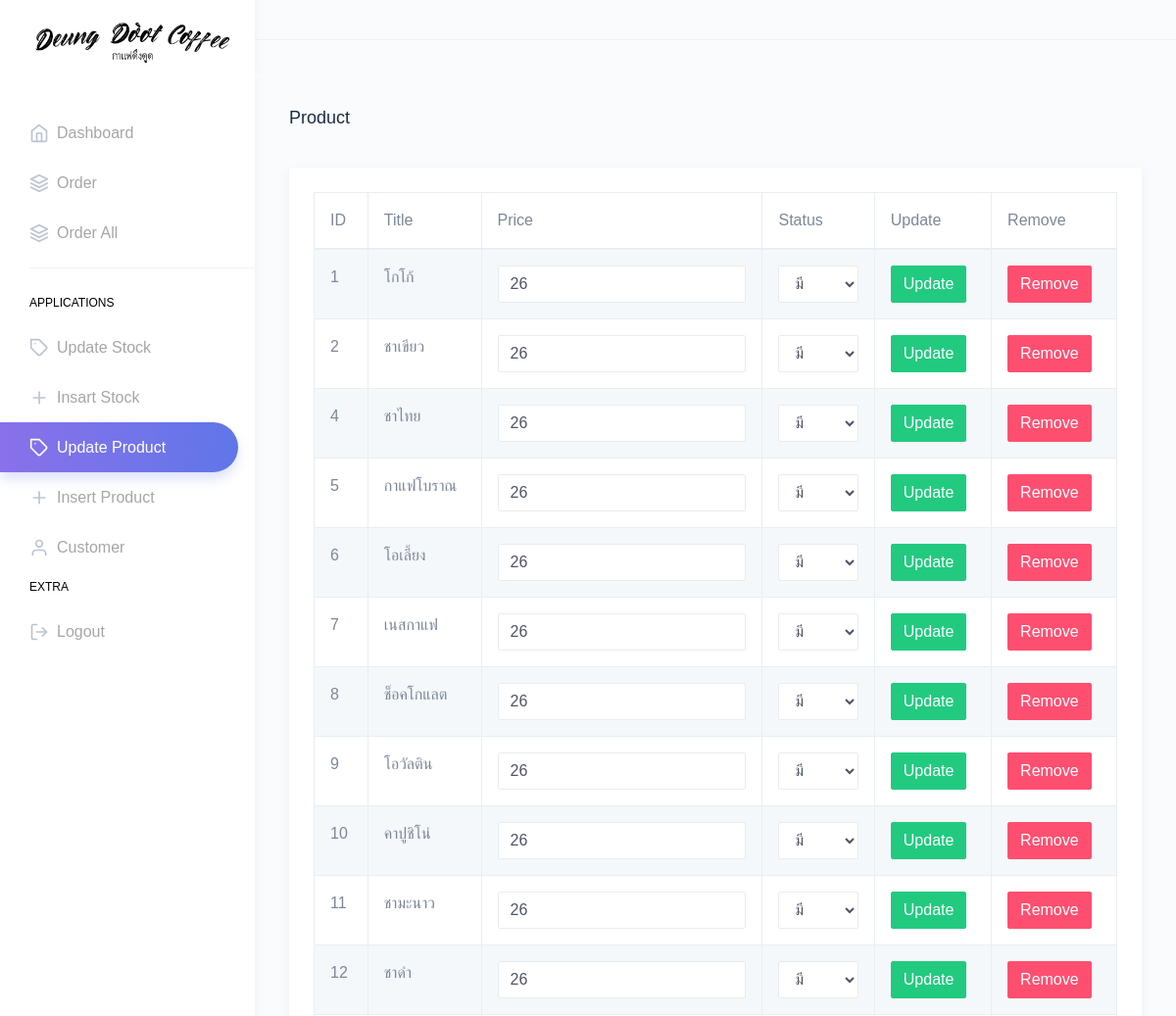
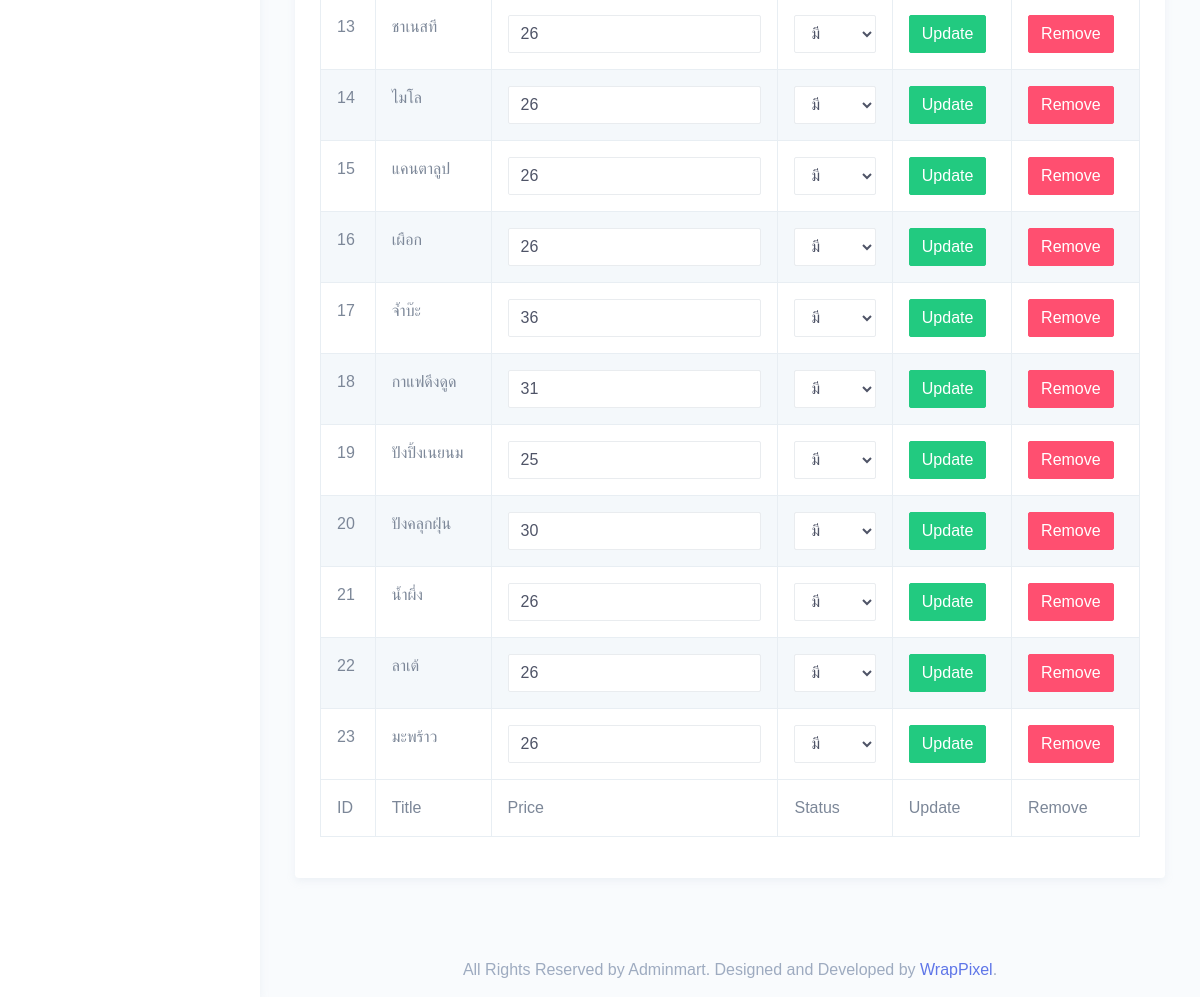
The page /manager/html/updateproduct1.php on the database its author committed (2 pictures, top to bottom).
### tables this page shows
CREATE TABLE `product` (
  `Pid` int(11) NOT NULL,
  `PStatus` varchar(40) NOT NULL,
  `Pname` varchar(40) NOT NULL,
  `Pprice` int(10) NOT NULL
);

### manager/html/updateproduct1.php (the view, shortened to what this page needs)
<!DOCTYPE html>
<html dir="ltr" lang="en">
<?php
include "../../connect.php";
?>
<head>
    <link href="../dist/css/style.min.css" rel="stylesheet">
</head>
<body>
    <div id="main-wrapper" data-theme="light" data-layout="vertical" data-navbarbg="skin6" data-sidebartype="full" data-sidebar-position="fixed" data-header-position="fixed" data-boxed-layout="full">
        <header class="topbar" data-navbarbg="skin6">
            <nav class="navbar top-navbar navbar-expand-md">
                <div class="navbar-header" data-logobg="skin6">
                    <div class="navbar-brand">
                        <a href="index.php">
                            <span class="logo-text">
                                <img src="../../images/logo.png" width="200px" alt="homepage" class="dark-logo" />
                            </span>
                        </a>
                    </div>
                </div>
                <div class="navbar-collapse collapse" id="navbarSupportedContent">
                </div>
            </nav>
        </header>
        <aside class="left-sidebar" data-sidebarbg="skin6">
            <div class="scroll-sidebar" data-sidebarbg="skin6">
                <nav class="sidebar-nav">
                    <ul id="sidebarnav">
                        <li class="sidebar-item"> <a class="sidebar-link sidebar-link" href="index.php" aria-expanded="false"><i data-feather="home" class="feather-icon"></i><span class="hide-menu">Dashboard</span></a></li>
                        <li class="sidebar-item"> <a class="sidebar-link sidebar-link" href="orderscus.php" aria-expanded="false"><i data-feather="layers" class="feather-icon"></i><span class="hide-menu">Order</span></a></li>
                        <li class="sidebar-item"> <a class="sidebar-link sidebar-link" href="orderscusall.php" aria-expanded="false"><i data-feather="layers" class="feather-icon"></i><span class="hide-menu">Order All</span></a></li>
                        <li class="list-divider"></li>
                        <li class="nav-small-cap"><span class="hide-menu">Applications</span></li>
                        <li class="sidebar-item"> <a class="sidebar-link" href="stock.php" aria-expanded="false"><i data-feather="tag" class="feather-icon"></i><span class="hide-menu">Update Stock</span></a>
                        </li>
                        <li class="sidebar-item"> <a class="sidebar-link sidebar-link" href="insartstock.php" aria-expanded="false"><i data-feather="plus" class="feather-icon"></i><span class="hide-menu">Insart Stock</span></a></li>
                        <li class="sidebar-item"> <a class="sidebar-link" href="updateproduct1.php" aria-expanded="false"><i data-feather="tag" class="feather-icon"></i><span class="hide-menu">Update Product</span></a>
                        </li>
                        <li class="sidebar-item"> <a class="sidebar-link" href="insartproduct.php" aria-expanded="false"><i data-feather="plus" class="feather-icon"></i><span class="hide-menu">Insert Product</span></a>
                        </li>
                        <li class="sidebar-item"> <a class="sidebar-link" href="custommanage.php" aria-expanded="false"><i data-feather="user" class="feather-icon"></i><span class="hide-menu">Customer</span></a>
                        </li>
                        <li class="nav-small-cap"><span class="hide-menu">Extra</span></li>
                        <li class="sidebar-item"> <a class="sidebar-link sidebar-link" href="../../logout.php" aria-expanded="false"><i data-feather="log-out" class="feather-icon"></i><span class="hide-menu">Logout</span></a></li>
                    </ul>
                </nav>
            </div>
        </aside>
        <div class="page-wrapper">
            <div class="page-breadcrumb">
                <div class="row">
                    <div class="col-7 align-self-center">
                        <h4 class="page-title text-truncate text-dark font-weight-medium mb-1">Product</h4>
                    </div>
                </div>
            </div>
            <div class="container-fluid">
                <div class="row">
                    <div class="col-12">
                        <div class="card">
                            <div class="card-body">
                                <div class="table-responsive">
                                    <table id="zero_config" class="table table-striped table-bordered no-wrap">
                                        <thead>
                                            <tr>
                                                <th>ID</th>
                                                <th>Title</th>
                                                <th>Price</th>
                                                <th>Status</th>
                                                <th>Update</th>
                                                <th>Remove</th>
                                            </tr>
                                        </thead>
                                        <tbody>
                                            <?php $stmt = $pdo->prepare("SELECT * FROM product ");
                                            $stmt->execute(); ?>
                                            <?php while ($row = $stmt->fetch()) { ?>
                                                <form action="updateproduct.php" method="post">
                                                    <tr>
                                                        <td>
                                                            <input type="hidden" name="Pid" value="<?= $row["Pid"] ?>"><?= $row["Pid"] ?>
                                                        </td>
                                                        <td>
                                                            <input type="hidden" class="form-control" name="Pname" value="<?= $row["Pname"] ?>"><?= $row["Pname"] ?>
                                                        </td>
                                                        <td>
                                                            <input class="form-control" name="Pprice" value="<?= $row["Pprice"] ?>">
                                                        </td>
                                                        <td>
                                                            <select class="form-control" name="PStatus" value="<?= $row["PStatus"] ?>" >
                                                                <option><?= $row["PStatus"] ?></option>
                                                            </select>
                                                        </td>
                                                        <td><input type="submit" class="btn btn-success" value="Update" /></td>
                                                        <td><a href='#' onclick='confirmDelete("<?= $row["Pid"] ?>")' class="btn btn-danger">Remove</a></td>
                                                    </tr>
                                                </form>
                                            <?php } ?>
                                        </tbody>
                                        <tfoot>
                                            <tr>
                                                <th>ID</th>
                                                <th>Title</th>
                                                <th>Price</th>
                                                <th>Status</th>
                                                <th>Update</th>
                                                <th>Remove</th>
                                            </tr>
                                        </tfoot>
                                    </table>
                                </div>
                            </div>
                        </div>
                    </div>
                </div>
            </div>
            <footer class="footer text-center text-muted">
                All Rights Reserved by Adminmart. Designed and Developed by <a href="https://wrappixel.com">WrapPixel</a>.
            </footer>
        </div>
    </div>
</body>
</html>

### rows shown on the page
product: Pid "1", Pname "โกโก้", Pprice "26", PStatus "มี"
product: Pid "2", Pname "ชาเขียว", Pprice "26", PStatus "มี"
product: Pid "4", Pname "ชาไทย", Pprice "26", PStatus "มี"
product: Pid "5", Pname "กาแฟโบราณ", Pprice "26", PStatus "มี"
product: Pid "6", Pname "โอเลี้ยง", Pprice "26", PStatus "มี"
product: Pid "7", Pname "เนสกาแฟ", Pprice "26", PStatus "มี"
product: Pid "8", Pname "ช็อคโกแลต", Pprice "26", PStatus "มี"
product: Pid "9", Pname "โอวัลติน", Pprice "26", PStatus "มี"
product: Pid "10", Pname "คาปูชิโน่", Pprice "26", PStatus "มี"
product: Pid "11", Pname "ชามะนาว", Pprice "26", PStatus "มี"
product: Pid "12", Pname "ชาดำ", Pprice "26", PStatus "มี"
product: Pid "13", Pname "ชาเนสที", Pprice "26", PStatus "มี"
product: Pid "14", Pname "ไมโล", Pprice "26", PStatus "มี"
product: Pid "15", Pname "แคนตาลูป", Pprice "26", PStatus "มี"
product: Pid "16", Pname "เผือก", Pprice "26", PStatus "มี"
product: Pid "17", Pname "จ้ำบ๊ะ", Pprice "36", PStatus "มี"
product: Pid "18", Pname "กาแฟดึงดูด", Pprice "31", PStatus "มี"
product: Pid "19", Pname "ปังปิ้งเนยนม", Pprice "25", PStatus "มี"
product: Pid "20", Pname "ปังคลุกฝุ่น", Pprice "30", PStatus "มี"
product: Pid "21", Pname "น้ำผึ่ง", Pprice "26", PStatus "มี"
product: Pid "22", Pname "ลาเต้", Pprice "26", PStatus "มี"
product: Pid "23", Pname "มะพร้าว", Pprice "26", PStatus "มี"
